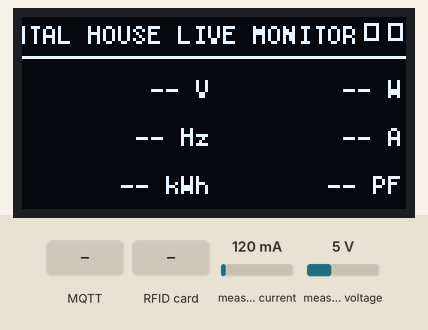
The sketch below on a simulated ESP32. Parts: 128×64 one-colour display. Inputs (shaded band) come from the test bench; at power-on: measured current 120 mA, measured voltage 5 V. WiFi joins after 1.5 s; servers stay silent unless stated; random numbers use the default seed unless the sketch sets one; no MQTT or app messages arrive unless stated; what the sketch prints to the serial monitor is not drawn.

Above: at 1.2 s.
1.4 s: measured current set to 40 mA
At 2.37 s:
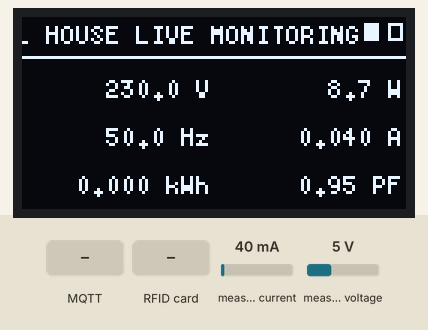
3.6 s: MQTT message "false" arrives on the first subscribed topic
At 5.51 s:
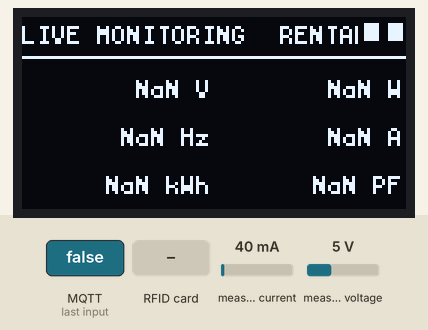
6.6 s: RFID card FA 95 D9 4F held to the reader
At 7.8 s:
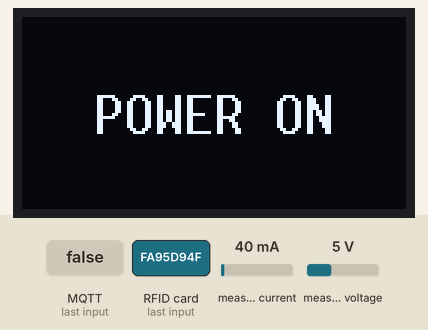
8.7 s: RFID card FA 95 D9 4F held to the reader
At 9.7 s:
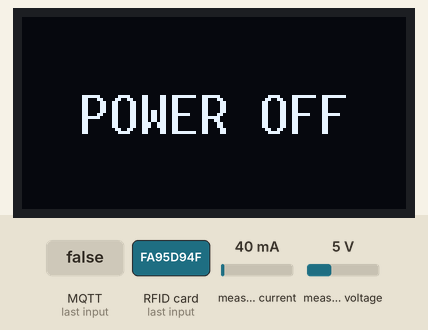
10.2 s: MQTT message "true" arrives on the first subscribed topic
At 10.61 s:
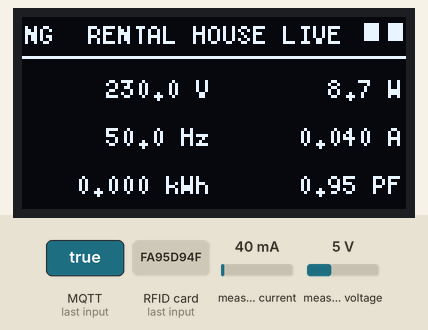
11.8 s: measured voltage set to 0.3 V
At 14.38 s:
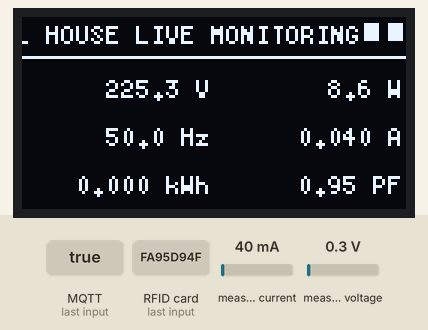

Measured:
- after the input at 10.2 s, the display: changes after 0.18 s (image 5)
- what the display in image 2 shows lasts 0.4 s, from 5.3 s to 5.7 s

The sketch:

UCMN-EE-IOT-METER.ino
```cpp
#include <Arduino.h>
#include "pzemModule.h"
#include "oledModule.h"
#include "brokerController.h"
#include "rfidModule.h"

#ifndef WIFI_SSID
#define WIFI_SSID "KurtTyler"
#endif
#ifndef WIFI_PASSWORD
#define WIFI_PASSWORD "Pandemaca0"
#endif

Sensors pzemSensors;
Display oledDisplay;
Controller broker(WIFI_SSID, WIFI_PASSWORD);
RfidReader rfid;
unsigned long lastSensorSample = 0;
unsigned long lastMqttPublish = 0;
bool lastSsrOn = true;
static constexpr unsigned long SENSOR_INTERVAL_MS = 1000UL;
static constexpr unsigned long MQTT_INTERVAL_MS = 2000UL;

void setup() {
  Serial.begin(115200);
  broker.begin();
  pzemSensors.initPzemSensors();
  oledDisplay.initOled();
  rfid.begin();
}

void loop() {
  broker.loop();
  const bool rfidSwitched = rfid.loop(broker);
  const unsigned long now = millis();
  const bool ssrOn = broker.ssrOn();
  if (ssrOn != lastSsrOn) {
    if (ssrOn) {
      lastSensorSample = now - SENSOR_INTERVAL_MS;
#if PZEM_DEBUG_LOGS
      Serial.println("[PZEM] SSR ON: requesting a fresh sample");
#endif
    } else {
      pzemSensors.invalidate(); // Never show or publish the last ON reading.
#if PZEM_DEBUG_LOGS
      Serial.println("[PZEM] SSR OFF: polling paused; cached readings invalidated");
#endif
    }
    lastSsrOn = ssrOn;
  }
  if (ssrOn && now - lastSensorSample >= SENSOR_INTERVAL_MS) {
    lastSensorSample = now;
    pzemSensors.sendSensorsData();
  }
  if (now - lastMqttPublish >= MQTT_INTERVAL_MS) {
    lastMqttPublish = now;
    broker.publishEnergy(pzemSensors.readings());
  }
  oledDisplay.screenDisplay(pzemSensors.readings(), broker.wifiConnected(), broker.connected(), ssrOn);
  if (rfidSwitched) oledDisplay.showPowerStatus(ssrOn);
}
```

brokerController.cpp
```cpp
#include "brokerController.h"
#include <ctype.h>
#include <math.h>

// Raw numeric JSON tokens retain six decimal places without turning values
// into JSON strings. Padding describes formatting, not sensor accuracy.
static void addDecimal(JsonObject obj, const char* key, float value) {
  if (!isfinite(value)) { obj[key] = nullptr; return; }
  char number[64];
  snprintf(number, sizeof(number), "%.6f", static_cast<double>(value));
  obj[key] = serialized(String(number)); // ArduinoJson owns the copied token.
}

static Controller* activeController = nullptr;

Controller::Controller(const char* wifiSsid, const char* wifiPassword)
  : ssid(wifiSsid), password(wifiPassword), client(espClient) {
  activeController = this;
}

void Controller::begin() {
  pinMode(SSR_PIN, OUTPUT);
  setSsr(true);  // Safe startup state: PZEM supply is ON.
  Serial.printf("[SSR] GPIO %u initialized HIGH; readback=%d\n", SSR_PIN, digitalRead(SSR_PIN));
  WiFi.mode(WIFI_STA);
  WiFi.setAutoReconnect(true);
  WiFi.begin(ssid, password);
  client.setServer(MQTT_SERVER, MQTT_PORT);
  if (!client.setBufferSize(1024)) Serial.println("MQTT buffer allocation failed");
  client.setCallback(mqttCallback);
}

bool Controller::ensureMqtt() {
  if (client.connected() || !wifiConnected()) return client.connected();
  const unsigned long now = millis();
  if (now - lastReconnectAttempt < 5000UL) return false;
  lastReconnectAttempt = now;
  String clientId = String(DEVICE_ID) + "-" + String((uint32_t)esp_random(), HEX);
  Serial.printf("[MQTT] Connecting to %s:%u as %s\n", MQTT_SERVER, MQTT_PORT, clientId.c_str());
  if (client.connect(clientId.c_str())) {
    // The retained Node-RED command is delivered after this subscription.
    if (!client.subscribe(SSR_CONTROL_TOPIC, 1)) {
      Serial.println("MQTT SSR subscription failed");
      client.disconnect(); // Retry connection/subscription on the next retry interval.
      return false;
    } else {
      Serial.print("MQTT connected; subscription request sent for ");
      Serial.println(SSR_CONTROL_TOPIC);
    }
    return true;
  }
  Serial.printf("[MQTT] Reconnect failed, state=%d\n", client.state());
  return false;
}

void Controller::setSsr(bool enabled) {
  ssrState = enabled;
  digitalWrite(SSR_PIN, enabled ? HIGH : LOW);
  Serial.printf("[SSR] requested=%s output=%s readback=%d\n",
                enabled ? "ON" : "OFF",
                enabled ? "HIGH" : "LOW",
                digitalRead(SSR_PIN));
}

bool Controller::toggleFromRfid() {
  if (!client.connected()) return false;
  const bool desired = !ssrState;  // Remote MQTT commands may change state between taps.
  StaticJsonDocument<128> request;
  request["device_id"] = DEVICE_ID;
  request["is_on"] = desired;      // boolean; Node-RED writes it to rfid_is_on in Supabase
  request["source"] = "rfid";
  char payload[128];
  const size_t length = serializeJson(request, payload, sizeof(payload));
  if (length == 0 || length >= sizeof(payload) ||
      !client.publish(SSR_REQUEST_TOPIC, payload, false)) return false;  // never retained
  setSsr(desired);
  Serial.printf("[RFID] requested SSR=%s via %s\n", desired ? "ON" : "OFF", SSR_REQUEST_TOPIC);
  return true;
}

void Controller::mqttCallback(char* topic, byte* payload, unsigned int length) {
  if (activeController != nullptr) {
    activeController->handleMqttMessage(topic, payload, length);
  }
}

void Controller::handleMqttMessage(const char* topic, const byte* payload, unsigned int length) {
  Serial.printf("[MQTT RX] topic=%s length=%u payload=", topic, length);
  Serial.write(payload, length);
  Serial.println();

  if (strcmp(topic, SSR_CONTROL_TOPIC) != 0) {
    Serial.println("[MQTT RX] ignored: topic does not match SSR control topic");
    return;
  }
  if (length == 0 || length > 16) {
    Serial.println("[MQTT RX] ignored: invalid payload length");
    return;
  }

  Serial.println("[SSR] command topic matched; parsing payload");

  char command[17] = {};
  for (unsigned int i = 0; i < length; ++i) {
    command[i] = static_cast<char>(tolower(payload[i]));
  }

  if (strcmp(command, "true") == 0 || strcmp(command, "on") == 0 || strcmp(command, "1") == 0) {
    setSsr(true);
    Serial.println("SSR command: ON");
  } else if (strcmp(command, "false") == 0 || strcmp(command, "off") == 0 || strcmp(command, "0") == 0) {
    setSsr(false);
    Serial.println("SSR command: OFF");
  } else {
    Serial.printf("[SSR] ignored invalid command: %s\n", command);
  }
}

void Controller::loop() {
  ensureMqtt();
  if (client.connected()) client.loop();

  const unsigned long now = millis();
  if (now - lastStatusLog >= 10000UL) {
    lastStatusLog = now;
    Serial.printf("[STATUS] WiFi=%s MQTT=%s MQTT_state=%d SSR=%s GPIO19=%d\n",
                  wifiConnected() ? "connected" : "disconnected",
                  client.connected() ? "connected" : "disconnected",
                  client.state(),
                  ssrState ? "ON" : "OFF",
                  digitalRead(SSR_PIN));
  }
}

void Controller::addReadings(JsonObject obj, const SensorReadings& d) {
  obj["ok"] = d.valid();
  if (!d.valid()) {
    obj["error"] = static_cast<uint8_t>(d.error);
    return;
  }
  addDecimal(obj, "voltage", d.voltage);
  addDecimal(obj, "current", d.current);
  addDecimal(obj, "power", d.power);
  addDecimal(obj, "energy", d.energy);
  addDecimal(obj, "frequency", d.frequency);
  addDecimal(obj, "power_factor", d.powerFactor);
}

bool Controller::publishEnergy(const SensorReadings& readings) {
  if (!client.connected()) return false;
  StaticJsonDocument<1536> doc;
  doc["device_id"] = DEVICE_ID;
  doc["uptime_s"] = (unsigned long)(millis() / 1000UL);
  doc["ssr_on"] = ssrState;

  addReadings(doc["master"].to<JsonObject>(), readings);
  addReadings(doc["sensor"].to<JsonObject>(), readings);
  if (doc.overflowed()) { Serial.println("MQTT JSON capacity exceeded"); return false; }
  char payload[1024];
  const size_t n = serializeJson(doc, payload, sizeof(payload));
  if (n == 0 || n >= sizeof(payload)) return false;
  const bool published = client.publish(MQTT_TOPIC, payload);
#if PZEM_DEBUG_LOGS
  Serial.printf("[MQTT TX] t=%lu topic=%s accepted=%d payload=%s\n",
                static_cast<unsigned long>(millis()), MQTT_TOPIC, published, payload);
#endif
  return published;
}
```

brokerController.h
```cpp
#ifndef BROKER_CONTROLLER_H
#define BROKER_CONTROLLER_H

#include <Arduino.h>
#include <ArduinoJson.h>
#include <PubSubClient.h>
#include <WiFi.h>
#include "pzemModule.h"

#ifndef SSR_PIN
#define SSR_PIN 19
#endif

class Controller {
public:
  Controller(const char* ssid, const char* password);
  void begin();
  void loop();
  bool connected() { return client.connected(); }
  bool wifiConnected() const { return WiFi.status() == WL_CONNECTED; }
  bool publishEnergy(const SensorReadings& readings);
  bool ssrOn() const { return ssrState; }
  bool toggleFromRfid();

private:
  static void mqttCallback(char* topic, byte* payload, unsigned int length);
  void handleMqttMessage(const char* topic, const byte* payload, unsigned int length);
  void setSsr(bool enabled);
  bool ensureMqtt();
  void addReadings(JsonObject obj, const SensorReadings& readings);
  const char* ssid;
  const char* password;
  // MQTT configuration intentionally retained.
  const char* MQTT_SERVER = "broker.hivemq.com";
  const uint16_t MQTT_PORT = 1883;
  const char* MQTT_TOPIC = "iotmeter";
  const char* DEVICE_ID = "esp32-iot-meter";
  const char* SSR_CONTROL_TOPIC = "iotmeter/ssr/set";
  const char* SSR_REQUEST_TOPIC = "iotmeter/ssr/request";
  unsigned long lastReconnectAttempt = 0;
  unsigned long lastStatusLog = 0;
  bool ssrState = true;
  WiFiClient espClient;
  PubSubClient client;
};

#endif
```

oledModule.cpp
```cpp
#include "oledModule.h"
#include <Wire.h>
#include <math.h>
#include <string.h>

Display::Display() : oled(U8G2_R0, U8X8_PIN_NONE, OLED_SCL_PIN, OLED_SDA_PIN) {}

void Display::initOled() {
  Wire.begin(OLED_SDA_PIN, OLED_SCL_PIN);
  Wire.setTimeOut(25);
  oled.setI2CAddress(OLED_I2C_ADDRESS << 1);
  oled.begin();
  oled.setContrast(180);
  oled.clearBuffer();
  oled.sendBuffer();
  // The selected controller is 128x64; guard the fixed shadow-buffer capacity.
  if (oled.getDisplayWidth() != 128 || oled.getDisplayHeight() != 64) {
    Serial.println("OLED dimensions unsupported");
    return;
  }
  if (xTaskCreate(taskEntry, "oled", 4096, this, 1, &task) != pdPASS)
    Serial.println("OLED task allocation failed");
}

void Display::screenDisplay(const SensorReadings& r, bool wifi, bool mqtt, bool ssrOn) {
  portENTER_CRITICAL(&lock);
  snapshot = r;
  wifiState = wifi;
  mqttState = mqtt;
  ssrState = ssrOn;
  if (powerStatusActive && powerStatusOn != ssrOn) powerStatusActive = false;
  snapshotAt = millis();
  portEXIT_CRITICAL(&lock);
}

void Display::showPowerStatus(bool ssrOn) {
  portENTER_CRITICAL(&lock);
  powerStatusOn = ssrOn;
  powerStatusAt = millis();
  powerStatusActive = true;
  portEXIT_CRITICAL(&lock);
}

void Display::taskEntry(void* context) {
  auto& self = *static_cast<Display*>(context);
  for (;;) {
    SensorReadings r;
    bool wifi, mqtt, ssrOn, statusActive, statusOn;
    uint32_t updated, statusAt;
    portENTER_CRITICAL(&self.lock);
    r = self.snapshot;
    wifi = self.wifiState;
    mqtt = self.mqttState;
    ssrOn = self.ssrState;
    statusActive = self.powerStatusActive;
    statusOn = self.powerStatusOn;
    statusAt = self.powerStatusAt;
    updated = self.snapshotAt;
    portEXIT_CRITICAL(&self.lock);
    const uint32_t now = millis();
    if (now - updated > 3500) { r.error = ErrorType::disconnected; wifi = mqtt = false; }
    self.render(r, wifi, mqtt, ssrOn,
                statusActive && statusOn == ssrOn && now - statusAt < 3000UL, now);
    // Yield only this task; sensor/MQTT work is never delayed by rendering.
    vTaskDelay(pdMS_TO_TICKS(80));
  }
}

void Display::cell(int x,int y,int width,float value,const char* unit,int decimals,bool ssrOn) {
  oled.setClipWindow(x+2,y+1,x+width-1,y+15);
  char text[64];
  oled.setFont(u8g2_font_5x8_tf);
  bool fits = false;
  for (int precision=decimals; precision>=0; --precision) {
    if (!ssrOn) snprintf(text,sizeof(text),"NaN %s",unit);
    else if (!isfinite(value)) snprintf(text,sizeof(text),"-- %s",unit);
    else snprintf(text,sizeof(text),"%.*f %s",precision,value,unit);
    if (oled.getStrWidth(text) <= width-4) { fits=true; break; }
  }
  if (!fits) {
    snprintf(text,sizeof(text),"%.0e %s",value,unit);
    if (oled.getStrWidth(text)>width-4) snprintf(text,sizeof(text),"OVF %s",unit);
  }
  oled.drawStr(x+width-2-oled.getStrWidth(text),y+11,text);
  oled.setMaxClipWindow();
}

void Display::render(const SensorReadings& r,bool wifi,bool mqtt,bool ssrOn,
                     bool showStatus,uint32_t now) {
  const int w=oled.getDisplayWidth(), h=oled.getDisplayHeight();
  oled.clearBuffer();
  if (showStatus) {
    oled.setFont(u8g2_font_10x20_tf);
    const char* message = ssrOn ? "POWER ON" : "POWER OFF";
    oled.drawStr((w-oled.getStrWidth(message))/2, 39, message);
  } else {
    oled.setFont(u8g2_font_5x8_tf);
    const char* title="RENTAL HOUSE LIVE MONITORING";
    const int period=oled.getStrWidth(title)+12;
    const int offset=(now/80)%period;
    oled.setClipWindow(0,0,w-16,11);
    for (int x=-offset; x<w-16; x+=period) {
      oled.drawStr(x,9,title);
    }
    oled.setMaxClipWindow();
    oled.drawFrame(w-14,2,5,6); if(wifi) oled.drawBox(w-13,3,3,4);
    oled.drawFrame(w-6,2,5,6); if(mqtt) oled.drawBox(w-5,3,3,4);
    oled.drawHLine(0,13,w);
    const float values[]={r.voltage,r.power,r.frequency,r.current,r.energy,r.powerFactor};
    const char* units[]={"V","W","Hz","A","kWh","PF"};
    const int decimals[]={1,1,1,3,3,2};
    const int rowHeight=(h-16)/3;
    for(int i=0;i<6;++i) cell((i%2)*(w/2),16+(i/2)*rowHeight,w/2,
        r.valid()?values[i]:NAN,units[i],decimals[i],ssrOn);
  }
  // Compare 8x8 tiles and transmit only changed contiguous runs.
  uint8_t* buffer=oled.getBufferPtr();
  for(int row=0;row<h/8;++row) {
    int start=-1;
    for(int col=0;col<=w/8;++col) {
      bool changed=col<w/8 && memcmp(buffer+row*w+col*8,previous+row*w+col*8,8)!=0;
      if(changed && start<0) start=col;
      if(!changed && start>=0) {
        oled.updateDisplayArea(start,row,col-start,1);
        memcpy(previous+row*w+start*8,buffer+row*w+start*8,(col-start)*8);
        start=-1;
      }
    }
  }
}
```

oledModule.h
```cpp
#ifndef OLED_MODULE_H
#define OLED_MODULE_H

#include <Arduino.h>
#include <U8g2lib.h>
#include "pzemModule.h"
#include <freertos/FreeRTOS.h>
#include <freertos/task.h>

#ifndef OLED_SDA_PIN
#define OLED_SDA_PIN 21
#endif
#ifndef OLED_SCL_PIN
#define OLED_SCL_PIN 22
#endif
#ifndef OLED_I2C_ADDRESS
#define OLED_I2C_ADDRESS 0x3C
#endif

class Display {
public:
  Display();
  void initOled();
  void screenDisplay(const SensorReadings& readings, bool wifiConnected, bool mqttConnected, bool ssrOn);
  void showPowerStatus(bool ssrOn);
private:
  U8G2_SSD1309_128X64_NONAME2_F_HW_I2C oled;
  static void taskEntry(void* self);
  void render(const SensorReadings& readings, bool wifi, bool mqtt, bool ssrOn,
              bool showStatus, uint32_t now);
  void cell(int x, int y, int width, float value, const char* unit, int decimals, bool ssrOn);
  portMUX_TYPE lock = portMUX_INITIALIZER_UNLOCKED;
  SensorReadings snapshot;
  bool wifiState = false, mqttState = false, ssrState = true;
  bool powerStatusActive = false, powerStatusOn = false;
  uint32_t powerStatusAt = 0;
  uint32_t snapshotAt = 0;
  uint8_t previous[1024] = {};
  TaskHandle_t task = nullptr;
};

#endif
```

pzemModule.cpp
```cpp
#include "pzemModule.h"
#include <math.h>

Sensors::Sensors(int32_t rx, int32_t tx)
  : rxPin(rx), txPin(tx), serial(2), pzem(serial, rx, tx) {}

void Sensors::initPzemSensors() {
  serial.begin(9600, SERIAL_8N1, rxPin, txPin);
#if PZEM_DEBUG_LOGS
  Serial.printf("[PZEM] UART2 initialized at 9600 baud, RX=%ld TX=%ld\n",
                static_cast<long>(rxPin), static_cast<long>(txPin));
#endif
}

bool Sensors::sendSensorsData() {
  SensorReadings sample;
  sample.voltage = pzem.voltage();
  sample.current = pzem.current();
  sample.power = pzem.power();
  sample.energy = pzem.energy();
  sample.frequency = pzem.frequency();
  sample.powerFactor = pzem.pf();
  if (isnan(sample.voltage)) sample.error = ErrorType::voltage;
  else if (isnan(sample.current)) sample.error = ErrorType::current;
  else if (isnan(sample.power)) sample.error = ErrorType::power;
  else if (isnan(sample.energy)) sample.error = ErrorType::energy;
  else if (isnan(sample.frequency)) sample.error = ErrorType::frequency;
  else if (isnan(sample.powerFactor)) sample.error = ErrorType::powerFactor;
  else sample.error = ErrorType::none;
  latest = sample;
#if PZEM_DEBUG_LOGS
  Serial.printf("[PZEM SAMPLE] t=%lu ok=%d error=%u V=%.6f A=%.6f W=%.6f kWh=%.6f Hz=%.6f PF=%.6f\n",
                static_cast<unsigned long>(millis()), latest.valid(),
                static_cast<unsigned>(latest.error),
                latest.voltage, latest.current, latest.power, latest.energy,
                latest.frequency, latest.powerFactor);
#endif
  return latest.valid();
}
```

pzemModule.h
```cpp
#ifndef PZEM_MODULE_H
#define PZEM_MODULE_H

#include <Arduino.h>
#include <PZEM004Tv30.h>

// Set to 0 after diagnosis to silence the one-second sensor trace.
#ifndef PZEM_DEBUG_LOGS
#define PZEM_DEBUG_LOGS 1
#endif

#ifndef PZEM_RX_PIN
#define PZEM_RX_PIN 16
#endif
#ifndef PZEM_TX_PIN
#define PZEM_TX_PIN 17
#endif

enum class ErrorType : uint8_t { none, voltage, current, power, energy,
                                 frequency, powerFactor, disconnected };

struct SensorReadings {
  float voltage = NAN;
  float current = NAN;
  float power = NAN;
  float energy = NAN;
  float frequency = NAN;
  float powerFactor = NAN;
  ErrorType error = ErrorType::disconnected;
  bool valid() const { return error == ErrorType::none; }
};

class Sensors {
public:
  Sensors(int32_t rx = PZEM_RX_PIN, int32_t tx = PZEM_TX_PIN);
  void initPzemSensors();
  bool sendSensorsData();
  void invalidate() { latest = SensorReadings{}; }
  const SensorReadings& readings() const { return latest; }

private:
  int32_t rxPin;
  int32_t txPin;
  HardwareSerial serial;
  PZEM004Tv30 pzem;
  SensorReadings latest;
};

#endif
```

rfidCards.h
```cpp
#ifndef RFID_CARDS_H
#define RFID_CARDS_H

// Add approved card UIDs shown in the Serial Monitor,
// e.g. "04A1B2C3", "047A1122334455". Never accept every scanned UID.
// A UID is convenient identification, not strong authentication: some cards
// can be cloned. Use a stronger credential for high-security access.
static const char* const APPROVED_RFID_UIDS[] = { "FA95D94F" };

#endif
```

Source omitted: rfidModule.cpp (2207 bytes), rfidModule.h (675 bytes)
